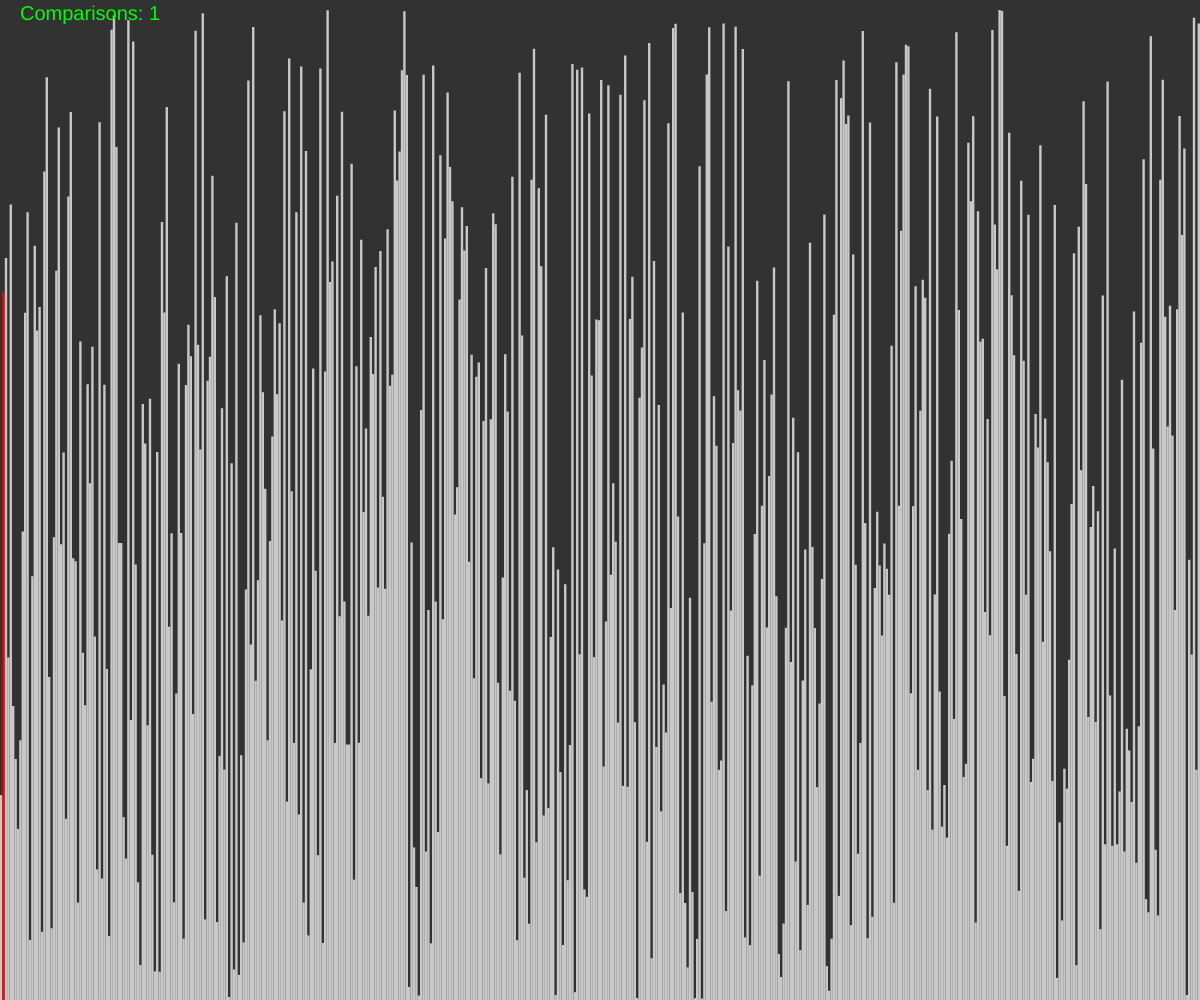
Frame 1 (no input)
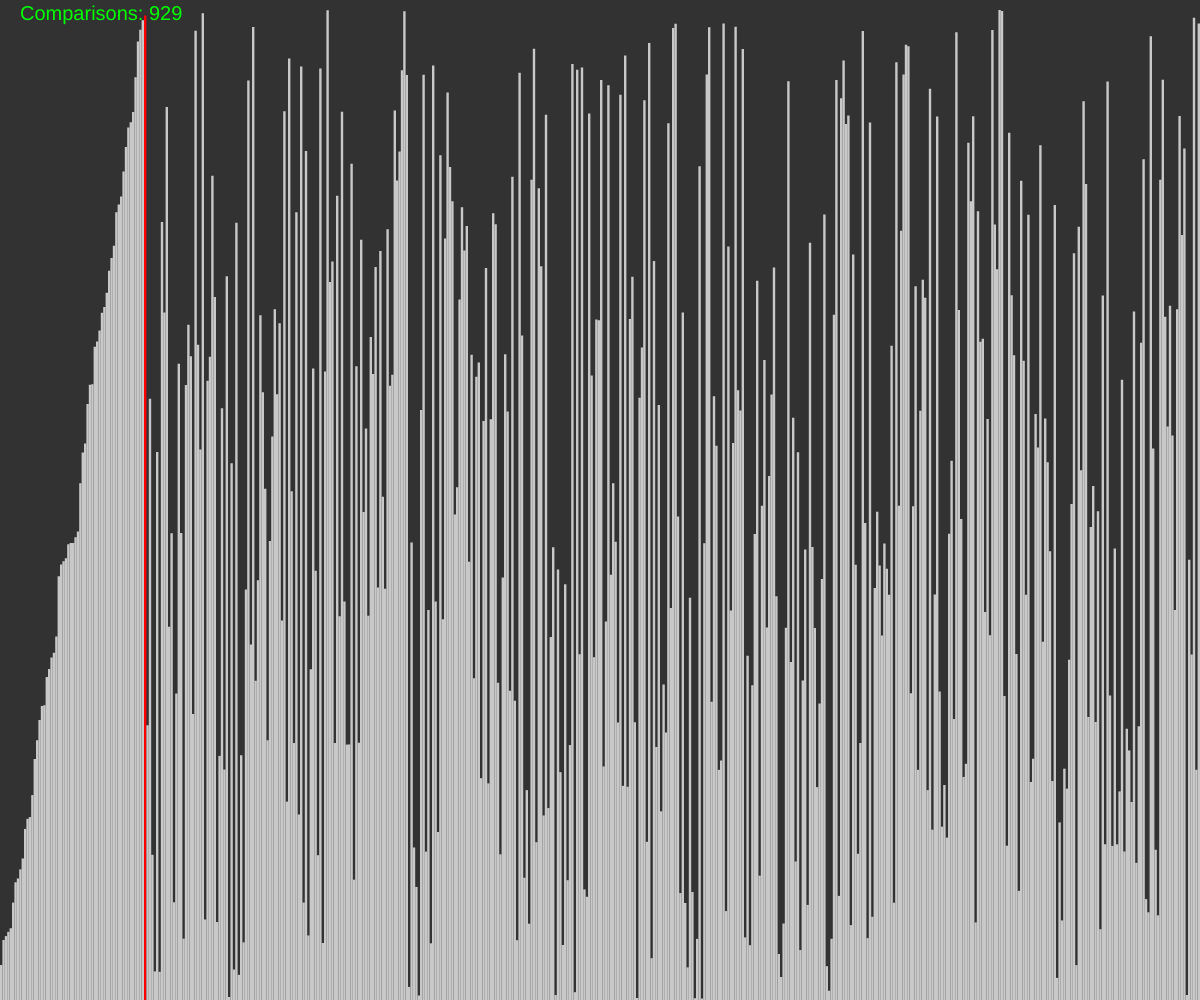
Frame 60 (no input)
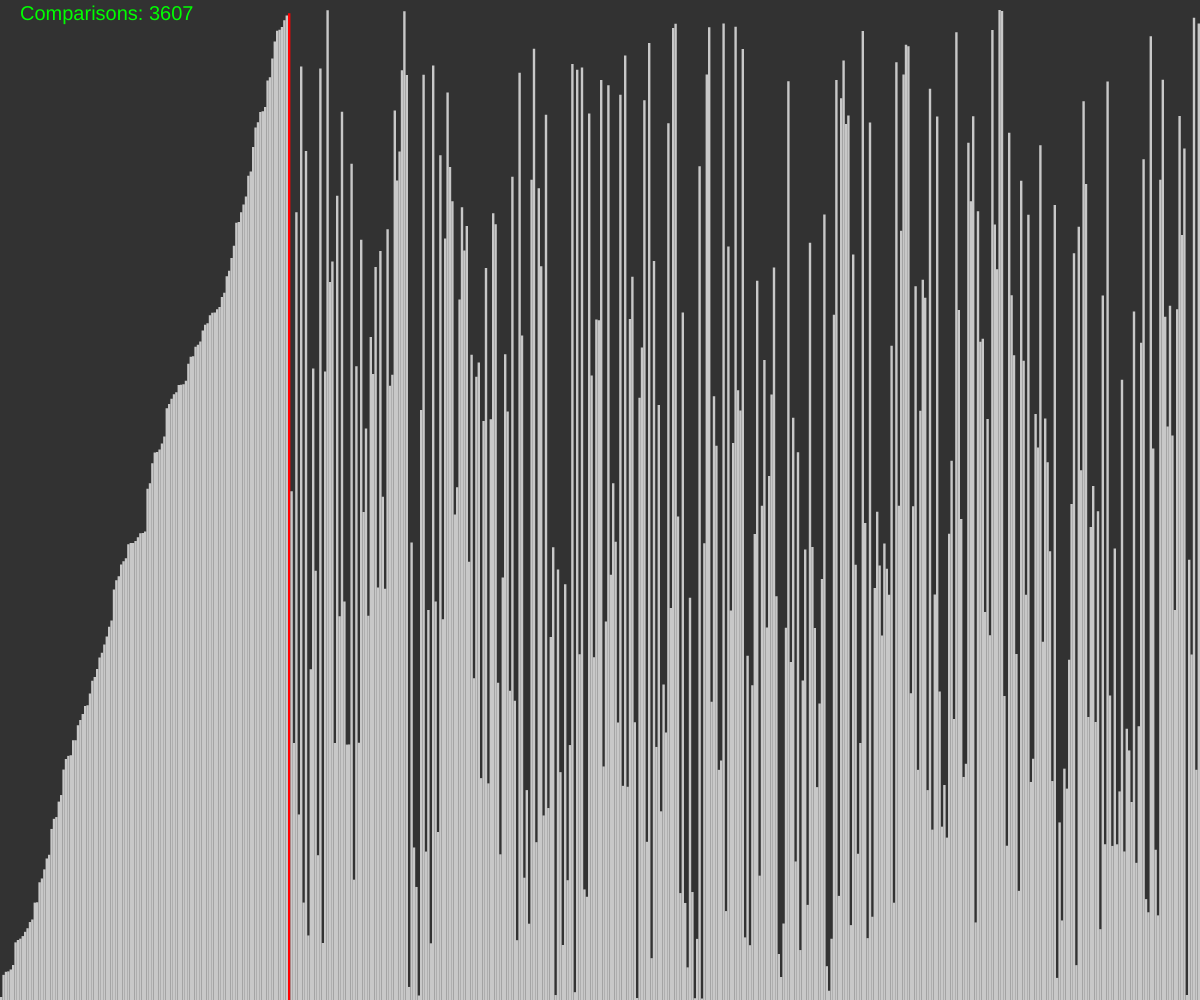
Frame 120 (the mouse pressed at the canvas centre since frame 60)

The p5.js sketch that drew these frames (run headless with seeded random() and noise() and a simulated clock; from frame 60 on, the mouse is pressed at the canvas centre):

// p5.js sketch
// ── sketch.js
let values = new Array(500);
let maxBarLength;
let barWidth;

function setup() {
  createCanvas(windowWidth, windowHeight);
  maxBarLength = height - 10;
  barWidth = width / values.length;
  for(let i = 0; i < values.length; i++) {
    values[i] = random(maxBarLength);
  }
}

let isSorted = false;
let comparisons = 0;
let i = 1;

function draw() {
  background(50);
  noStroke();
  frameRate(20);

  if (i < values.length) {
    let temp = values[i];
    let j = i;
    while(j > 0 && values[j-1] > temp) {
      values[j] = values[j-1];
      j--;
      comparisons++;
    }
    values[j] = temp;
  } else {
      console.log("finished");
      isSorted = true;
      noLoop();
  }
  i++;

  displayBars();
}


function displayBars() {
  for(let k = 0; k < values.length; k++) {
    if(k == i - 1)
      fill(255, 0, 0);
    else if(isSorted)
      fill(255, 0, 0);
    else
      fill(200);
    rect(k * barWidth, height - values[k], barWidth, values[k]);
  }
  fill(0, 255, 0);
  textSize(20);
  text("Comparisons: " + comparisons, 20, 20);
}
